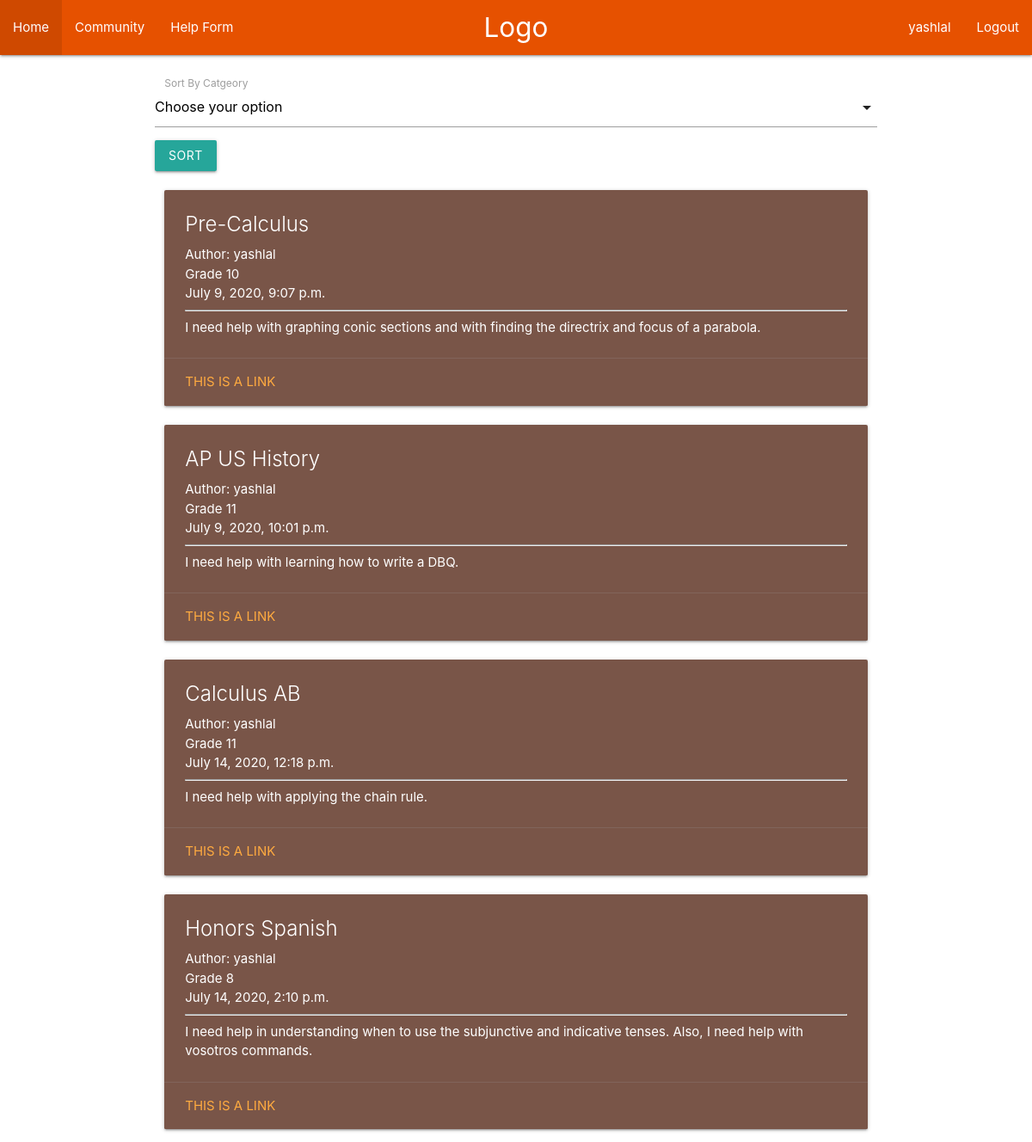
The app's page /community/ (signed in) with its own data.
### main/models.py (models this page shows, shortened)
class User(AbstractUser):
    is_student = models.BooleanField(default=False)
    is_tutor = models.BooleanField(default=False)
    email = models.EmailField(unique=True)

class Request(models.Model):
    subject = models.CharField(max_length = 200)
    category = models.ForeignKey(Category, default=1, verbose_name="Category", on_delete=models.SET_DEFAULT)
    author = models.CharField(max_length = 200, default="")
    grade_level = IntegerRangeField(min_value=1, max_value=12)
    dt = models.DateTimeField("DateTime Published", default=datetime.now)
    content = models.TextField()

### main/views.py (the view, shortened to what this page needs)
# urls.py: path('community/', views.community, name="community"),
def community(request):
    filtered_requests = []
    if request.method == "GET":
        category_key = request.GET.get('category_key')
        if category_key == None:
            return render(request=request, template_name="main/community.html", context={'requests': Request.objects.all, 'categories': Category.objects.all()})
        elif category_key == "all":
            return render(request=request, template_name="main/community.html", context={'requests': Request.objects.all, 'categories': Category.objects.all()})

### main/templates/main/community.html (shortened to what this page needs)
{% extends "main/header.html" %}
{% block content %}
  <br>
  <form action="." method="GET">
    <div class="input-field col s12">
       <label>Sort By Catgeory</label>
     </div>
     <button type="submit" class="btn btn-primary">Sort</button>
  </form>
  <div class="row">
    {% for req in requests %}
        <div class="col s12">
          <div class="card brown">
            <div class="card-content white-text">
              <span class="card-title">{{req.subject}}</span>
              <p>Author: {{req.author}}</p>
              <p>Grade {{req.grade_level}}</p>
              <p>{{req.dt}}</p>
              <hr>
              <p>{{req.content}}</p>
            </div>
            <div class="card-action">
              <a href="#">This is a link</a>
            </div>
          </div>
        </div>
    {% endfor %}
  </div>
{% endblock %}

### main/templates/main/includes/navbaritems.html
<ul id="nav-mobile" class="left hide-on-med-and-down">
  <li><a href="/home" class="active">Home</a></li>
  <li><a href="/community" class="active">Community</a></li>
  <li><a href="/helpform">Help Form</a>
</ul>
<ul id="nav-mobile" class="right hide-on-med-and-down">
  {% if user.is_authenticated %}
    <li><a href="/profile" class="active">{{user.username}}</a></li>
    <li><a href="/logout" class="active">Logout</a></li>
  {% else %}
    <li><a href="/login" class="active">Login</a></li>
    <li><a href="/register" class="active">Register</a></li>
  {% endif %}
</ul>

### records on screen
User: username "yashlal"
Request: subject "Pre-Calculus", author "yashlal", grade_level "10", dt "July 9, 2020, 9:07 p.m.", content "I need help with graphing conic sections and with finding the directrix and focus of a parabola."
Request: subject "AP US History", author "yashlal", grade_level "11", dt "July 9, 2020, 10:01 p.m.", content "I need help with learning how to write a DBQ."
Request: subject "Calculus AB", author "yashlal", grade_level "11", dt "July 14, 2020, 12:18 p.m.", content "I need help with applying the chain rule."
Request: subject "Honors Spanish", author "yashlal", grade_level "8", dt "July 14, 2020, 2:10 p.m.", content "I need help in understanding when to use the subjunctive and indicative tenses. Also, I need help with vosotros commands."
